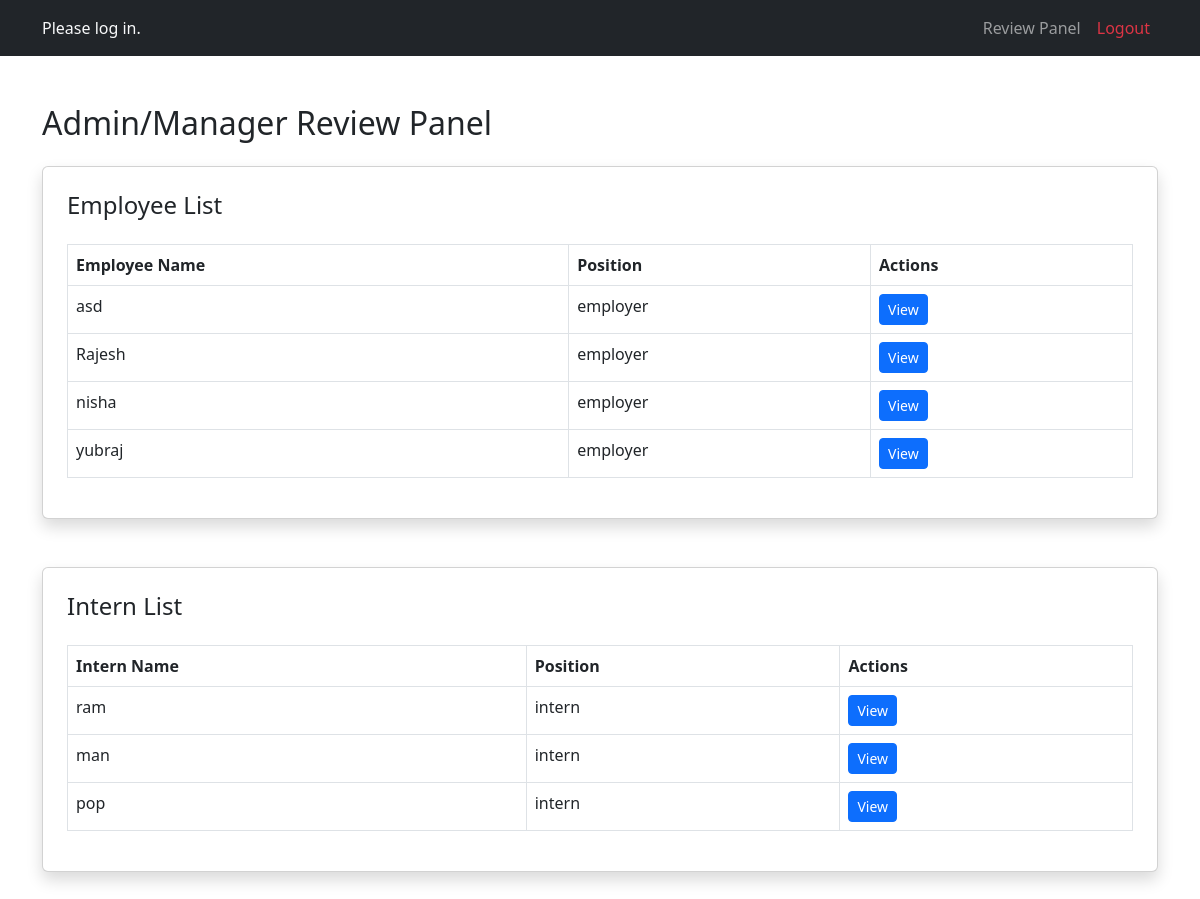
/manager_dashboard/, run on an earlier commit of the app's database.
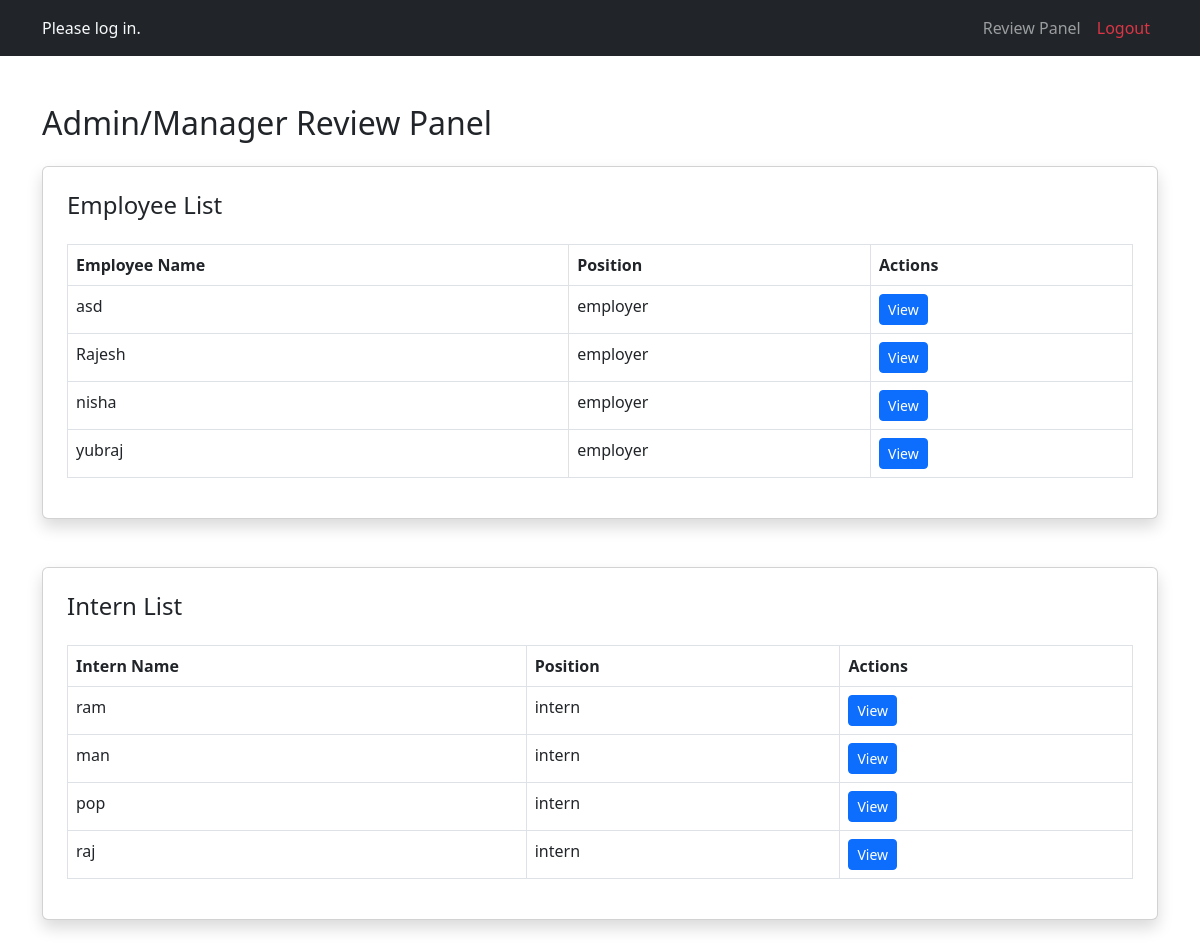
And on a later commit of the database.
### accounts/models.py (models this page shows, shortened)
class CustomUser(AbstractUser):
    user_type = models.CharField(max_length=10, choices=UserTypes.choices, default="")
    position = models.CharField(max_length=100, blank=True, null=True)

### accounts/views.py (the view)
# urls.py: path('manager_dashboard/', views.manager_dashboard, name="manager_dashboard"),
def manager_dashboard(request):
    employees = CustomUser.objects.filter(user_type=UserTypes.EMPLOYER)
    interns = CustomUser.objects.filter(user_type=UserTypes.INTERN)
    context = {
        'employees': employees,
        'interns': interns,
        'user': request.user
    }
    return render(request, "manager/manager_dashboard.html", context)

### templates/manager/manager_dashboard.html (shortened to what this page needs)
{% extends "extend/base.html" %}
{% load static %}
{% block content %}
    <div class="container my-5">
        <h2 class="mb-4">Admin/Manager Review Panel</h2>
        <div class="card p-4 shadow mb-5">
            <h4>Employee List</h4>
            <div class="table-responsive">
                <table class="table table-bordered mt-3">
                    <thead>
                        <tr>
                            <th>Employee Name</th>
                            <th>Position</th>
                            <th>Actions</th>
                        </tr>
                    </thead>
                    <tbody>
                        {% for employee in employees %}
                        <tr>
                            <td>{{employee.username}}</td>
                            <td>{{ employee.user_type }}</td>
                            <td>
                                <a href="{% url 'work_desc' employee.id %}"button class="btn btn-primary btn-sm">View</button></a>
                            </td>
                        </tr>
                        {% endfor %}
                    </tbody>
                </table>
            </div>
        </div>
        <div class="card p-4 shadow mb-5">
            <h4>Intern List</h4>
            <div class="table-responsive">
                <table class="table table-bordered mt-3">
                    <thead>
                        <tr>
                            <th>Intern Name</th>
                            <th>Position</th>
                            <th>Actions</th>
                        </tr>
                    </thead>
                    <tbody>
                        {% for intern in interns %}
                        <tr>
                            <td>{{intern.username}}</td>
                            <td>{{intern.user_type}}</td>
                            <td>
                                <a href="{% url 'work_desc' intern.id %}"><button class="btn btn-primary btn-sm">View</button></a>
                            </td>
                        </tr>
                        {% endfor %}
                    </tbody>
                </table>
            </div>
    </div>
</body>
</html>
{% endblock content %}

What changed in the data, as far as the page shows it:
added CustomUser: username "raj", user_type "intern", shown under "Intern List"
